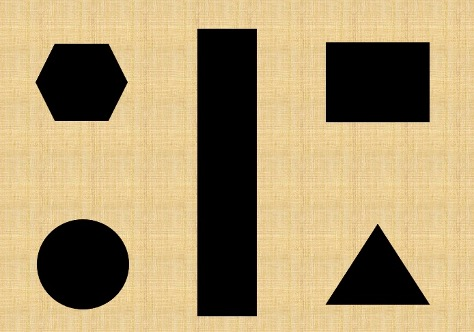
#> input picture ai-cv-release/src/第9章  目标检测/Images/shapes.jpg, 474 x 332 px, found by its file name
$ jupyter execute '9.1.3  使用选择性搜索进行区域划分.ipynb'
#> lines starting #> are read from the running program, lines starting #| are printed output that depends on the picture
使用选择性搜索进行区域划分

作者：谢文伟

邮件：jim.xie.cn@outlook.com

主页：https://github.com/jim-xie-cn/ai-cv

[cell 1]
from matplotlib import pyplot as plt
import cv2,random
image = cv2.imread("./images/shapes.jpg") #读取文件
#> image is the input picture: shape (332, 474, 3); mean B, G, R 110.1, 150.6, 171.3
image= cv2.cvtColor(image.copy(),cv2.COLOR_BGR2RGB)
#创建Selective search对象
ss = cv2.ximgproc.segmentation.createSelectiveSearchSegmentation()
ss.setBaseImage(image) #输入图像
ss.switchToSelectiveSearchFast() #设置快速检测模式
rects_fast = ss.process() #开始检测
ss.switchToSelectiveSearchQuality() #设置详细检测模式
rects_full = ss.process() #开始检测
print("    划分的子区域数量：%d(快速检测),%d(详细检测)"%(len(rects_fast),len(rects_full)))
#显示检测到的100个子区域
for i in range(0,100):
    x,y,w,h = rects_full[i]
    color = [random.randint(0, 255) for j in range(0, 3)]
    cv2.rectangle(image, (x, y), (x + w, y + h), color, 2)
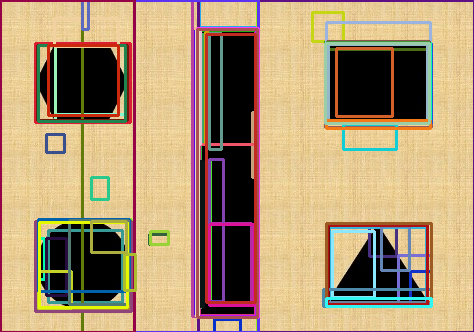
#> image: shape (332, 474, 3); mean R, G, B 173.4, 149.2, 115.5
plt.imshow(image)
plt.show()
